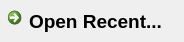
<?xml version="1.0" encoding="UTF-8"?>
<ui version="4.0">
 <class>QxrdWelcomeRecentItem</class>
 <widget class="QCommandLinkButton" name="QxrdWelcomeRecentItem">
  <property name="geometry">
   <rect>
    <x>0</x>
    <y>0</y>
    <width>184</width>
    <height>42</height>
   </rect>
  </property>
  <property name="font">
   <font>
    <pointsize>14</pointsize>
   </font>
  </property>
  <property name="windowTitle">
   <string>Form</string>
  </property>
  <property name="text">
   <string>Open Recent...</string>
  </property>
  <property name="icon">
   <iconset resource="qxrdresources.qrc">
    <normaloff>:/images/fileopen.png</normaloff>:/images/fileopen.png</iconset>
  </property>
  <property name="iconSize">
   <size>
    <width>32</width>
    <height>32</height>
   </size>
  </property>
 </widget>
 <resources>
  <include location="qxrdresources.qrc"/>
 </resources>
 <connections/>
</ui>
